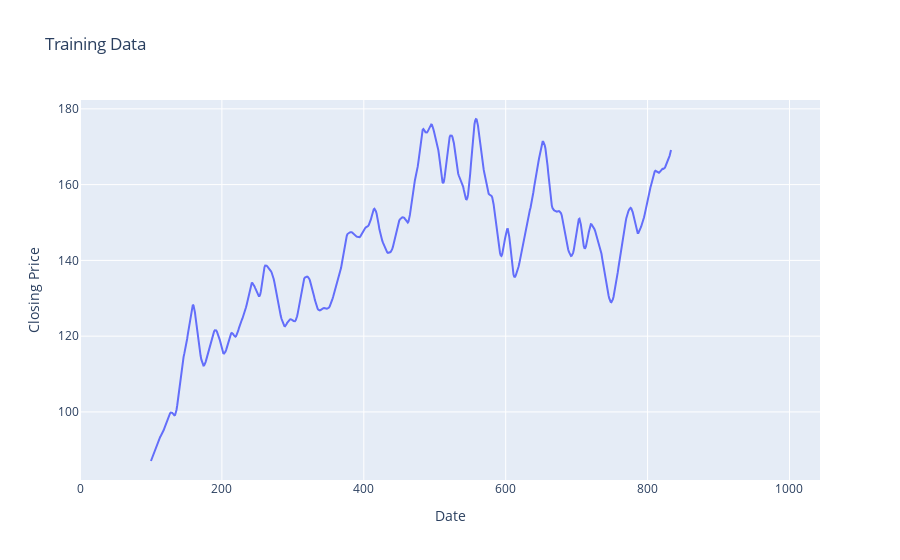

The code cell stored with this chart in its notebook:
### Code cell
# Create trace for training data
trace_train = go.Scatter(x=df2.index[:len(trainPredictPlot)], y=trainPredictPlot.values.flatten(), mode='lines', name='Training Data', line=dict(width=2))

# Plot layout for training data
layout_train = go.Layout(
    title='Training Data',
    xaxis=dict(title='Date'),
    yaxis=dict(title='Closing Price'),
    legend=dict(x=0, y=1, traceorder="normal")
)

# Create figure for training data
fig_train = go.Figure(data=[trace_train], layout=layout_train)

# Show plot for training data
fig_train.show()

### Figure 1 — Plotly figure (JSON) as saved in the notebook; plotly's stock layout.template omitted (floating-point values rounded to 4 significant figures; data arrays with more than 128 entries replaced by an {"elided": "..."} marker saying what was removed)
{"data": [{"line": {"width": 2}, "mode": "lines", "name": "Training Data", "type": "scatter", "x": {"elided": "1044 int values"}, "y": {"elided": "1044 float values"}}], "layout": {"autosize": true, "legend": {"traceorder": "normal", "x": 0, "y": 1}, "title": {"text": "Training Data"}, "xaxis": {"autorange": true, "range": [0, 1043], "title": {"text": "Date"}, "type": "linear"}, "yaxis": {"autorange": true, "range": [82.03, 182.3], "title": {"text": "Closing Price"}, "type": "linear"}}}
